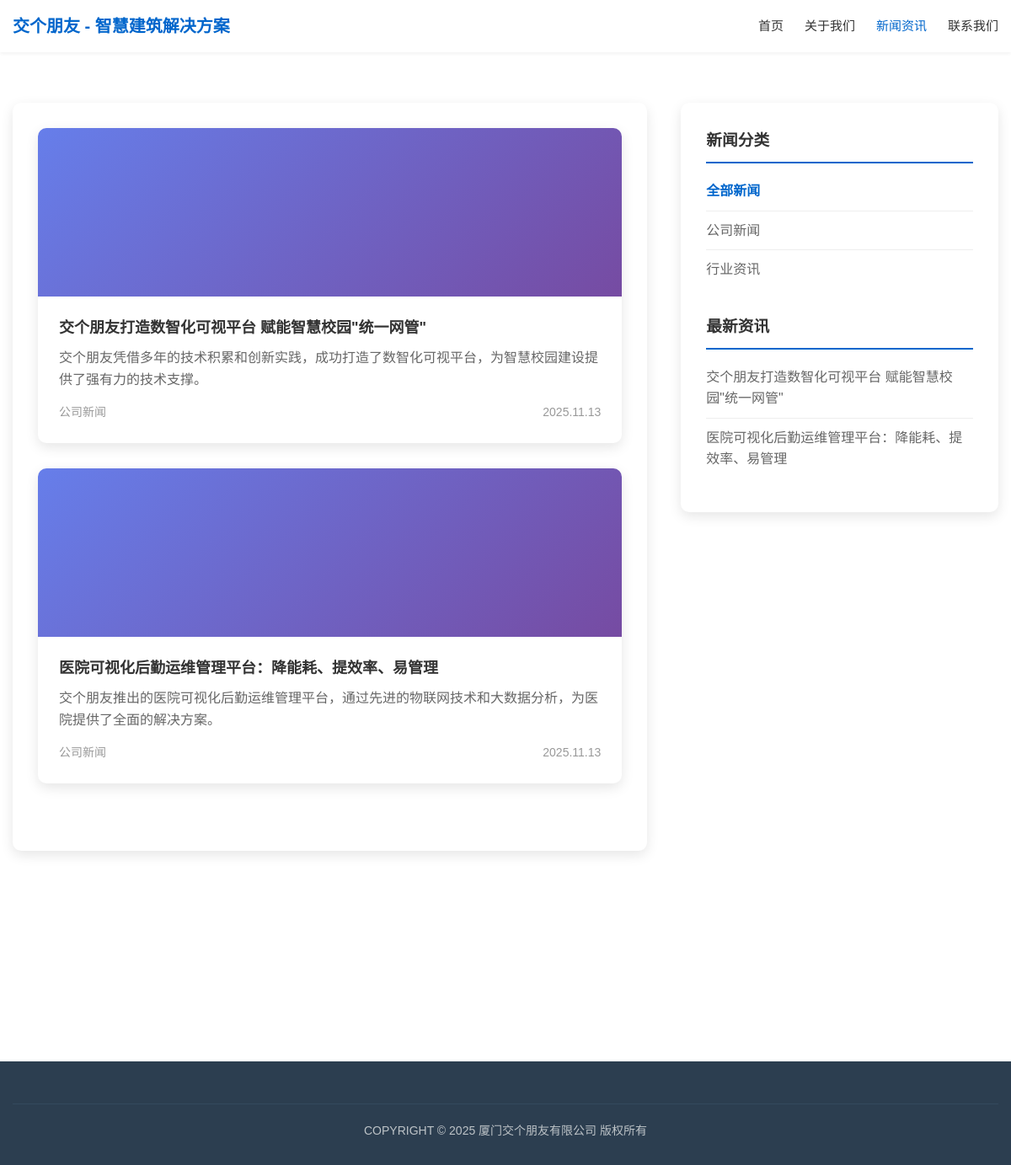
Page /news.php on the committed database.
### tables this page shows
CREATE TABLE `articles` (
  `id` int(11) NOT NULL AUTO_INCREMENT,
  `title` varchar(255) NOT NULL COMMENT '标题',
  `slug` varchar(255) DEFAULT NULL COMMENT '文章别名',
  `content` longtext NOT NULL COMMENT '内容',
  `excerpt` text DEFAULT NULL COMMENT '摘要',
  `featured_image` varchar(255) DEFAULT NULL COMMENT '特色图片',
  `category_id` int(11) DEFAULT NULL COMMENT '分类ID',
  `views` int(11) DEFAULT 0 COMMENT '浏览量',
  `status` tinyint(1) DEFAULT 1 COMMENT '状态 1-发布 0-草稿',
  `is_featured` tinyint(1) DEFAULT 0 COMMENT '是否推荐',
  `created_at` timestamp DEFAULT CURRENT_TIMESTAMP,
  `updated_at` timestamp DEFAULT CURRENT_TIMESTAMP ON UPDATE CURRENT_TIMESTAMP,
  PRIMARY KEY (`id`),
  KEY `category_id` (`category_id`),
  KEY `status` (`status`),
  KEY `is_featured` (`is_featured`)
);

CREATE TABLE `categories` (
  `id` int(11) NOT NULL AUTO_INCREMENT,
  `name` varchar(100) NOT NULL COMMENT '分类名称',
  `slug` varchar(100) NOT NULL COMMENT '分类别名',
  `type` varchar(20) NOT NULL COMMENT '分类类型 news-新闻 solution-解决方案 product-产品',
  `sort_order` int(11) DEFAULT 0 COMMENT '排序',
  `status` tinyint(1) DEFAULT 1 COMMENT '状态 1-启用 0-禁用',
  `created_at` timestamp DEFAULT CURRENT_TIMESTAMP,
  `updated_at` timestamp DEFAULT CURRENT_TIMESTAMP ON UPDATE CURRENT_TIMESTAMP,
  PRIMARY KEY (`id`),
  UNIQUE KEY `slug` (`slug`)
);

### includes/Database.php (called while the page is built, shortened)
<?php
class Database {
    private static $instance = null;
    private $connection;
    private function __construct() {
        try {
            $dsn = "mysql:host=" . DB_HOST . ";dbname=" . DB_NAME . ";charset=utf8mb4";
            $this->connection = new PDO($dsn, DB_USER, DB_PASS);
            $this->connection->setAttribute(PDO::ATTR_ERRMODE, PDO::ERRMODE_EXCEPTION);
            $this->connection->setAttribute(PDO::ATTR_DEFAULT_FETCH_MODE, PDO::FETCH_ASSOC);
        } catch(PDOException $e) {
            die("数据库连接失败: " . $e->getMessage());
        }
    }
    public static function getInstance() {
        if (self::$instance === null) {
            self::$instance = new self();
        }
        return self::$instance;
    }
    public function query($sql, $params = []) {
        try {
            $stmt = $this->connection->prepare($sql);
            $stmt->execute($params);
            return $stmt;
        } catch(PDOException $e) {
            throw new Exception("查询执行失败: " . $e->getMessage());
        }
    }
    public function fetchAll($sql, $params = []) {
        $stmt = $this->query($sql, $params);
        return $stmt->fetchAll();
    }
}
?>

### includes/Utils.php (called while the page is built, shortened)
<?php
class Utils {
    public static function formatDate($date, $format = 'Y-m-d H:i:s') {
        return date($format, strtotime($date));
    }
    public static function truncate($text, $length = 100, $suffix = '...') {
        if (mb_strlen($text) <= $length) {
            return $text;
        }
        return mb_substr($text, 0, $length) . $suffix;
    }
}
?>

### news.php (the view, shortened to what this page needs)
<?php
require_once 'includes/Database.php';
require_once 'includes/Utils.php';
$db = Database::getInstance();
$page = isset($_GET['page']) ? (int)$_GET['page'] : 1;
$perPage = 10;
$offset = ($page - 1) * $perPage;
$categoryId = isset($_GET['category']) ? (int)$_GET['category'] : 0;
$whereClause = "WHERE a.status = 1 AND c.type = 'news'";
$params = [];
$newsSql = "SELECT a.*, c.name as category_name
            FROM articles a
            LEFT JOIN categories c ON a.category_id = c.id
            $whereClause
            ORDER BY a.created_at DESC
            LIMIT $perPage OFFSET $offset";
$newsList = $db->fetchAll($newsSql, $params);
$categories = $db->fetchAll("SELECT * FROM categories WHERE type = 'news' AND status = 1 ORDER BY sort_order ASC");
?>
<!DOCTYPE html>
<html lang="zh-CN">
<head>
        <link rel="stylesheet" href="/assets/css/style.css">
</head>
<body>
    <?php include 'includes/header.php'; ?>
    <div class="page-content">
        <div class="container">
            <div class="content-wrapper">
                <div class="main-content">
                    <div class="news-grid">
                        <?php foreach($newsList as $news): ?>
                        <div class="news-item">
                            <?php if($news['featured_image']): ?>
                                <img src="<?php echo UPLOAD_URL . $news['featured_image']; ?>" alt="<?php echo htmlspecialchars($news['title']); ?>" class="news-image">
                            <?php else: ?>
                                <div class="news-image" style="background: linear-gradient(135deg, #667eea 0%, #764ba2 100%);"></div>
                            <?php endif; ?>
                            <div class="news-content">
                                <h3 class="news-title">
                                    <a href="/news/<?php echo $news['id']; ?>.html"><?php echo htmlspecialchars($news['title']); ?></a>
                                </h3>
                                <p class="news-excerpt"><?php echo Utils::truncate($news['excerpt'] ? $news['excerpt'] : Utils::cleanHtml($news['content']), 150); ?></p>
                                <div class="news-meta">
                                    <span><?php echo $news['category_name']; ?></span>
                                    <span><?php echo Utils::formatDate($news['created_at'], 'Y.m.d'); ?></span>
                                </div>
                            </div>
                        </div>
                        <?php endforeach; ?>
                    </div>
                </div>
                <div class="sidebar">
                    <h3>新闻分类</h3>
                    <ul>
                                    <li><a href="/news/" <?php echo $categoryId == 0 ? 'style="color: #0066cc; font-weight: bold;"' : ''; ?>>全部新闻</a></li>
                        <?php foreach($categories as $category): ?>
                                    <li><a href="/news/?category=<?php echo $category['id']; ?>" <?php echo $categoryId == $category['id'] ? 'style="color: #0066cc; font-weight: bold;"' : ''; ?>><?php echo htmlspecialchars($category['name']); ?></a></li>
                        <?php endforeach; ?>
                    </ul>
                    <h3 style="margin-top: 30px;">最新资讯</h3>
                    <ul>
                        <?php
                        $latestNews = $db->fetchAll(
                            "SELECT a.*, c.name as category_name
                             FROM articles a
                             LEFT JOIN categories c ON a.category_id = c.id
                             WHERE a.status = 1 AND c.type = 'news'
                             ORDER BY a.created_at DESC
                             LIMIT 5"
                        );
                        foreach($latestNews as $news):
                        ?>
                                    <li><a href="/news/<?php echo $news['id']; ?>.html"><?php echo htmlspecialchars(Utils::truncate($news['title'], 40)); ?></a></li>
                        <?php endforeach; ?>
                    </ul>
                </div>
            </div>
        </div>
    </div>
    <?php include 'includes/footer.php'; ?>
</body>
</html>

### assets/css/style.css (style rules this page uses)
* { margin: 0; padding: 0; box-sizing: border-box; }
body { font-family: 'Microsoft YaHei', Arial, sans-serif; line-height: 1.6; color: #333; background-color: #fff; }
.container { max-width: 1200px; margin: 0 auto; padding: 0 15px; }
.news-grid { display: grid; grid-template-columns: repeat(auto-fit, minmax(350px, 1fr)); gap: 30px; margin-bottom: 50px; }
.news-item { background: white; border-radius: 10px; overflow: hidden; box-shadow: 0 5px 15px rgba(0,0,0,0.1); transition: all 0.3s ease; cursor: pointer; }
.news-image { width: 100%; height: 200px; object-fit: cover; }
.news-content { padding: 25px; }
.news-title { font-size: 18px; margin-bottom: 10px; line-height: 1.4; }
.news-title a { color: #333; text-decoration: none; }
.news-excerpt { color: #666; margin-bottom: 15px; line-height: 1.6; }
.news-meta { color: #999; font-size: 14px; display: flex; justify-content: space-between; align-items: center; }
.page-content { padding: 60px 0; }
.content-wrapper { display: grid; grid-template-columns: 2fr 1fr; gap: 40px; }
.main-content { background: white; padding: 30px; border-radius: 10px; box-shadow: 0 5px 15px rgba(0,0,0,0.1); }
.sidebar { background: white; padding: 30px; border-radius: 10px; box-shadow: 0 5px 15px rgba(0,0,0,0.1); height: fit-content; }
.sidebar h3 { margin-bottom: 20px; color: #333; border-bottom: 2px solid #0066cc; padding-bottom: 10px; }
.sidebar ul { list-style: none; }
.sidebar ul li { margin-bottom: 10px; padding-bottom: 10px; border-bottom: 1px solid #eee; }
.sidebar ul li:last-child { border-bottom: none; }
.sidebar ul li a { color: #666; text-decoration: none; transition: color 0.3s; }

### rows in the picture
articles: title "交个朋友打造数智化可视平台 赋能智慧校园\"统一网管\"", excerpt "交个朋友凭借多年的技术积累和创新实践，成功打造了数智化可视平台，为智慧校园建设提供了强有力的技术支撑。", category.name "公司新闻", created_at "2025.11.13"
articles: title "医院可视化后勤运维管理平台：降能耗、提效率、易管理", excerpt "交个朋友推出的医院可视化后勤运维管理平台，通过先进的物联网技术和大数据分析，为医院提供了全面的解决方案。", category.name "公司新闻", created_at "2025.11.13"
categories: name "公司新闻"
categories: name "行业资讯"

### other values in the picture
$settings['site_title'] "交个朋友 - 智慧建筑解决方案"
$settings['company_name'] "厦门交个朋友有限公司"
